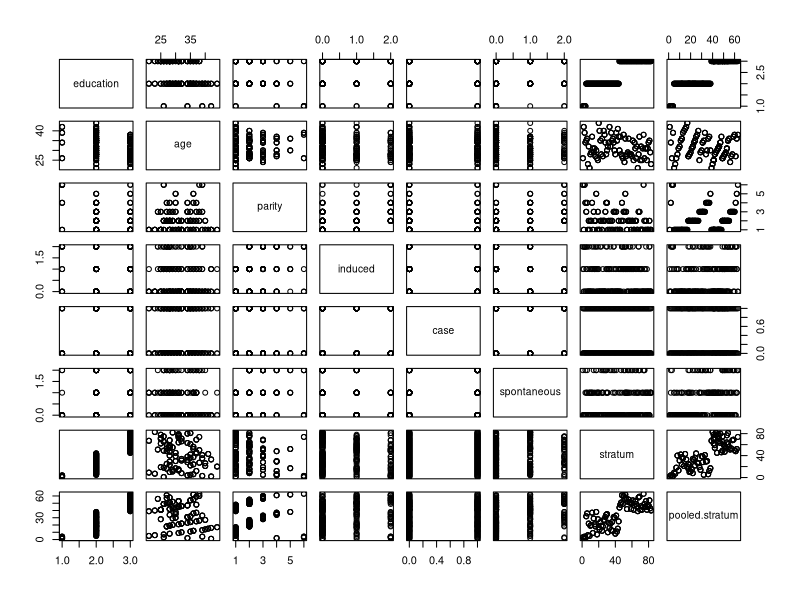
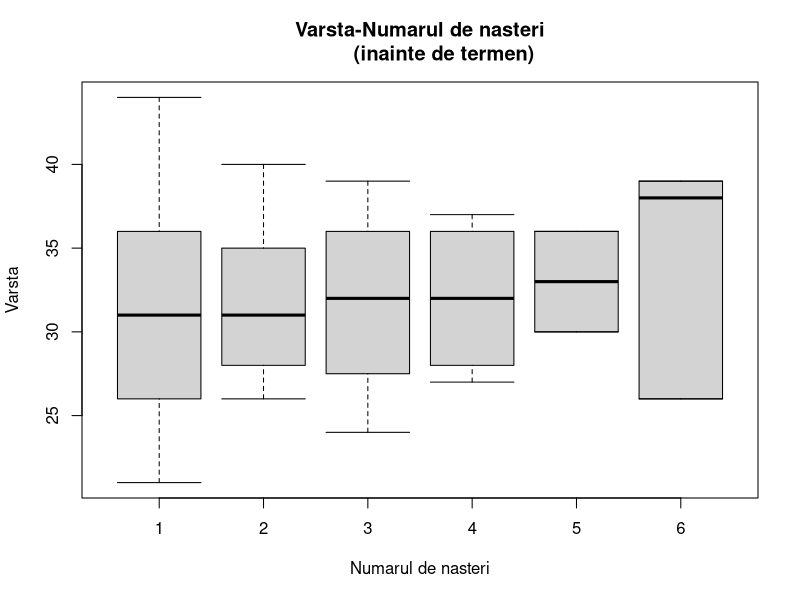
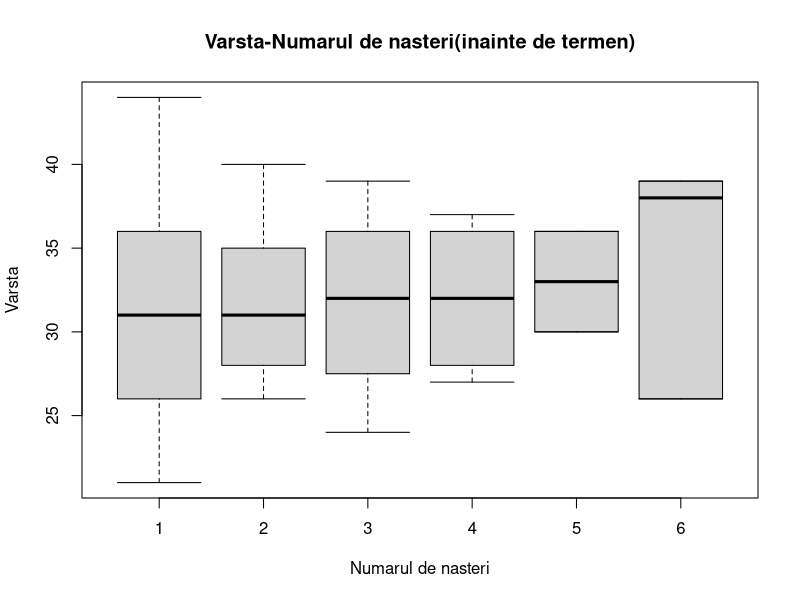

These charts were generated, in order, by the following R code: (Note: this script raises an error after producing the figures.)
#  Cerinta 1
model <- infert
plot(model)
edu <- model$age

medie<-mean(edu)
medie
varianta<-var(edu) 
varianta
q1=quantile(edu,1/4)
q1
q2=quantile(edu,2/4)
q2
q3=quantile(edu,3/4)
q3
q4=quantile(edu,4/4)
q4
mdn = median(edu, na.rm = FALSE)

varsta <- model$age

medie<-mean(varsta)
medie
varianta<-var(varsta) 
varianta
q1=quantile(varsta,1/4)
q1
q2=quantile(varsta,2/4)
q2
q3=quantile(varsta,3/4)
q3
q4=quantile(varsta,4/4)
q4
mdn = median(varsta, na.rm = FALSE)

paritate <- model$parity

medie<-mean(paritate)
medie
varianta<-var(paritate) 
varianta
q1=quantile(paritate,1/4)
q1
q2=quantile(paritate,2/4)
q2
q3=quantile(paritate,3/4)
q3
q4=quantile(paritate,4/4)
q4
mdn = median(paritate, na.rm = FALSE)

# Boxplot pentru Varsta si Numarul de nasteri
varstasrt = sort(varsta)
varsta
varstasrt
lg<-length(varstasrt)
boxplot(varsta~paritate,data=infert, main="Varsta-Numarul de nasteri
        (inainte de termen)", 
        xlab="Numarul de nasteri", ylab="Varsta",staplewex = 1, ylim=c(varstasrt[1], varstasrt[lg]))


boxplot(varsta~paritate,data=infert, main="Varsta-Numarul de nasteri(inainte de termen)", 
        xlab="Numarul de nasteri", ylab="Varsta",staplewex = 1, ylim=c(varstasrt[1], varstasrt[lg]))

text(y=fivenum(varsta~paritate), labels =fivenum(varsta~paritate), x=0.25)

boxplot(varsta, horizontal = TRUE, axes = FALSE, staplewex = 1)
text(x=fivenum(X), labels =fivenum(X), y=1.25)

vec <- c(26,26,26,38,38,39,39,39)
vec

quantile(vec)

indus <- model$induced

medie<-mean(indus)
medie
varianta<-var(indus) 
varianta

q1=quantile(indus,1/4)
q1
q2=quantile(indus,2/4)
q2
q3=quantile(indus,3/4)
q3
q4=quantile(indus,4/4)
q4
mdn = median(indus, na.rm = FALSE)

case <- model$case

medie<-mean(case)
medie
varianta<-var(case) 
varianta
q1=quantile(case,1/4)
q1
q2=quantile(case,2/4)
q2
q3=quantile(case,3/4)
q3
q4=quantile(case,4/4)
q4
mdn = median(case, na.rm = FALSE)

spontan <- model$spontaneous

medie<-mean(spontan)
medie
varianta<-var(spontan) 
varianta
q1=quantile(spontan,1/4)
q1
q2=quantile(spontan,2/4)
q2
q3=quantile(spontan,3/4)
q3
q4=quantile(spontan,4/4)
q4
mdn = median(spontan, na.rm = FALSE)

stratum <- model$stratum

medie<-mean(stratum)
medie
varianta<-var(stratum) 
varianta
q1=quantile(stratum,1/4)
q1
q2=quantile(stratum,2/4)
q2
q3=quantile(stratum,3/4)
q3
q4=quantile(stratum,4/4)
q4
mdn = median(stratum, na.rm = FALSE)

pooled.stratum <- model$pooled.stratum

medie<-mean(pooled.stratum)
medie
varianta<-var(pooled.stratum) 
varianta
q1=quantile(pooled.stratum,1/4)
q1
q2=quantile(pooled.stratum,2/4)
q2
q3=quantile(pooled.stratum,3/4)
q3
q4=quantile(pooled.stratum,4/4)
q4
mdn = median(pooled.stratum, na.rm = FALSE)

#  Cerinta 2

# Varianta 1 - Regresii Liniare

# Regresie simpla
edu <- infert$edu
varsta <- infert$age

linMod <- lm(edu ~ varsta, data = infert)
plot(x= varsta, y = edu, col = "red", pch = "*")
abline(linMod, col = "blue")

# Regresie multipla
varsta <- infert$age
paritate <- infert$parity
edu <- infert$edu
spontan <- infert$spontaneous

linMod1 <- lm(varsta ~ paritate + edu + spontan)
summary(linMod1)
layout(matrix(c(1, 2, 3, 4), 2, 2)) # 4 grafuri pe pagina

plot(linMod1)


# Varianta 2:

# Regresie liniara simpla cu o variabila independenta prin metoda celor mai mici patrate
varsta <- model$age # set de date initial
length(varsta) 
yage <-model$age #preluare date de analizat pentru selectie de regresie liniara
yrage<-yage*3/4 #propunere selectie de date pentru regresia liniara
yrage
round(yrage, digits = 0) #rotunjim detele noii propuneri de set de date
c=cbind(1,age)
solve(t(c) %*% c, t(c) %*% yrage)

boxplot(yrage~paritate,data=infert, main="Regresie liniara penru varsta", 
        xlab="Numarul de nasteri", ylab="Varsta",staplewex = 1)

# Regresie liniara multipla
# Regresie liniara multipla cu 2 variabila independente prin metoda celor mai mici patrate 
varsta <- model$age #set1 de date initial -> selectie de regresie liniara
length(varsta) 
paritate<-(model$parity) #set2 de date initial -> selectie de regresie liniara
c=cbind(1,varsta,paritate)
yrage=(1/4+paritate+varsta) #set combinat al datelor initiale 
round(yrage, digits = 0)
solve(t(c) %*% c, t(c) %*% yrage)

# Cerinta 3

# Distributia Weibull

layout(matrix(c(1, 2), 1, 2))
t <- seq(0, 2.5, 0.0001)
plot(t, pweibull(t, 0.5, 1), pch = ".", col = 2, xlim=c(0, 2.5), ylim=c(0, 1.0))
lines(t, pweibull(t, 1, 1), pch = ".", col = 3)
lines(t, pweibull(t, 1.5, 1), pch = ".", col = 4)
lines(t, pweibull(t, 5, 1), pch = ".", col = 5)
plot(t, dweibull(t, 0.5, 1), pch = ".", col = 2, xlim=c(0, 2.5), ylim=c(0, 2.5))
lines(t, dweibull(t, 1, 1), pch = ".", col = 3)
lines(t, dweibull(t, 1.5, 1), pch = ".", col = 4)
lines(t, dweibull(t, 5, 1), pch = ".", col = 5)
mean1 <- mean(pweibull(t, 0.5, 1))
mean2 <- mean(pweibull(t, 1, 1))
mean3 <- mean(pweibull(t, 1.5, 1))
mean4 <- mean(pweibull(t, 5, 1))
var1 <- var(pweibull(t, 0.5, 1))
var2 <- var(pweibull(t, 1, 1))
var3 <- var(pweibull(t, 1.5, 1))
var4 <- var(pweibull(t, 5, 1))
